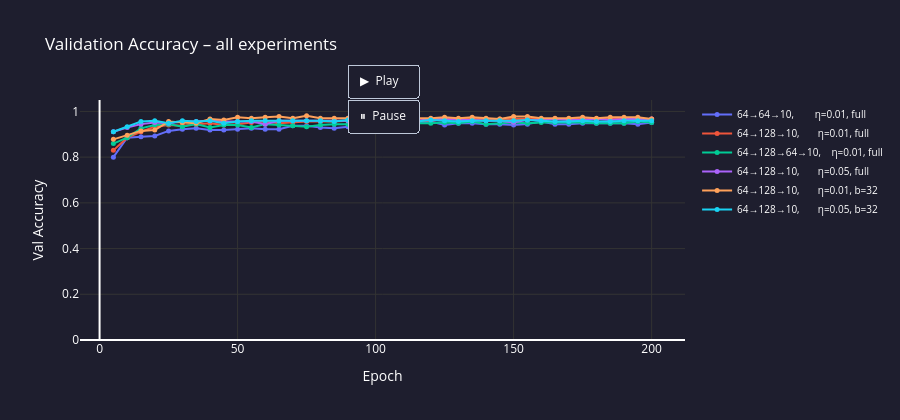

Here is the notebook cell this chart was saved with:
### Code cell
from Code.Visualization.network_visualization import show_architecture

fig_all = go.Figure()
colors  = ['#636EFA','#EF553B','#00CC96','#AB63FA','#FFA15A','#19D3F3']

for i, exp in enumerate(results):
    t  = exp['trainer']
    xs = [j * 5 for j in range(1, len(t.val_acc_history) + 1)]
    c  = colors[i % len(colors)]

    fig_all.add_trace(go.Scatter(
        x=xs, y=t.val_acc_history,
        mode='lines+markers',
        name=exp['name'],
        line=dict(color=c, width=2),
        marker=dict(size=5),
        hovertemplate='Epoch %{x}<br>Val Acc: %{y:.4f}<extra></extra>',
    ))

fig_all.update_layout(
    title='Validation Accuracy – all experiments',
    xaxis_title='Epoch',
    yaxis_title='Val Accuracy',
    yaxis=dict(range=[0, 1.05], gridcolor='#333'),
    xaxis=dict(gridcolor='#333'),
    plot_bgcolor='#1e1e2e',
    paper_bgcolor='#1e1e2e',
    font=dict(color='white'),
    height=420,
    legend=dict(font=dict(size=10)),
    updatemenus=[dict(
        type='buttons',
        showactive=False,
        y=1.15, x=0.5, xanchor='center',
        buttons=[
            dict(
                label='▶  Play',
                method='animate',
                args=[None, dict(frame=dict(duration=80, redraw=True), fromcurrent=True)],
            ),
            dict(
                label='⏸  Pause',
                method='animate',
                args=[[None], dict(frame=dict(duration=0), mode='immediate')],
            ),
        ],
    )],
)

# Build animation frames – each frame reveals one more epoch point
max_points = max(len(e['trainer'].val_acc_history) for e in results)
frames = []
for frame_idx in range(1, max_points + 1):
    frame_traces = []
    for i, exp in enumerate(results):
        t  = exp['trainer']
        xs = [j * 5 for j in range(1, len(t.val_acc_history) + 1)]
        visible_x = xs[:frame_idx]
        visible_y = t.val_acc_history[:frame_idx]
        frame_traces.append(go.Scatter(x=visible_x, y=visible_y))
    frames.append(go.Frame(data=frame_traces, name=str(frame_idx)))

fig_all.frames = frames
fig_all.show()

### Figure 1 — Plotly figure (JSON) as saved in the notebook; plotly's stock layout.template omitted (floating-point values rounded to 4 significant figures)
{"data": [{"hovertemplate": "Epoch %{x}<br>Val Acc: %{y:.4f}<extra></extra>", "line": {"color": "#636EFA", "width": 2}, "marker": {"size": 5}, "mode": "lines+markers", "name": "64→64→10,        η=0.01, full", "type": "scatter", "x": [5, 10, 15, 20, 25, 30, 35, 40, 45, 50, 55, 60, 65, 70, 75, 80, 85, 90, 95, 100, 105, 110, 115, 120, 125, 130, 135, 140, 145, 150, 155, 160, 165, 170, 175, 180, 185, 190, 195, 200], "y": [0.8, 0.8852, 0.8889, 0.8926, 0.9148, 0.9222, 0.9259, 0.9185, 0.9185, 0.9222, 0.9259, 0.9222, 0.9222, 0.937, 0.937, 0.9296, 0.9259, 0.9333, 0.9407, 0.9333, 0.9482, 0.9444, 0.9482, 0.9556, 0.9407, 0.9482, 0.9482, 0.9444, 0.9444, 0.9407, 0.9444, 0.9556, 0.9444, 0.9444, 0.9482, 0.9482, 0.9482, 0.9482, 0.9444, 0.9518]}, {"hovertemplate": "Epoch %{x}<br>Val Acc: %{y:.4f}<extra></extra>", "line": {"color": "#EF553B", "width": 2}, "marker": {"size": 5}, "mode": "lines+markers", "name": "64→128→10,       η=0.01, full", "type": "scatter", "x": [5, 10, 15, 20, 25, 30, 35, 40, 45, 50, 55, 60, 65, 70, 75, 80, 85, 90, 95, 100, 105, 110, 115, 120, 125, 130, 135, 140, 145, 150, 155, 160, 165, 170, 175, 180, 185, 190, 195, 200], "y": [0.8296, 0.8852, 0.9111, 0.9333, 0.9407, 0.937, 0.9444, 0.9482, 0.9407, 0.9444, 0.9518, 0.9556, 0.9482, 0.9518, 0.9556, 0.9556, 0.9556, 0.9593, 0.9593, 0.963, 0.963, 0.963, 0.9593, 0.9593, 0.9667, 0.9667, 0.9667, 0.9667, 0.9667, 0.9667, 0.9667, 0.9667, 0.9667, 0.9667, 0.9667, 0.9667, 0.9667, 0.9667, 0.963, 0.9667]}, {"hovertemplate": "Epoch %{x}<br>Val Acc: %{y:.4f}<extra></extra>", "line": {"color": "#00CC96", "width": 2}, "marker": {"size": 5}, "mode": "lines+markers", "name": "64→128→64→10,    η=0.01, full", "type": "scatter", "x": [5, 10, 15, 20, 25, 30, 35, 40, 45, 50, 55, 60, 65, 70, 75, 80, 85, 90, 95, 100, 105, 110, 115, 120, 125, 130, 135, 140, 145, 150, 155, 160, 165, 170, 175, 180, 185, 190, 195, 200], "y": [0.8593, 0.8852, 0.9259, 0.9407, 0.9444, 0.9333, 0.9444, 0.9296, 0.9407, 0.9407, 0.9296, 0.9444, 0.9407, 0.937, 0.9333, 0.9407, 0.9444, 0.9444, 0.9407, 0.9482, 0.9407, 0.9482, 0.9482, 0.9482, 0.9518, 0.9482, 0.9556, 0.9444, 0.9482, 0.9518, 0.9482, 0.9518, 0.9518, 0.9518, 0.9518, 0.9482, 0.9482, 0.9482, 0.9556, 0.9518]}, {"hovertemplate": "Epoch %{x}<br>Val Acc: %{y:.4f}<extra></extra>", "line": {"color": "#AB63FA", "width": 2}, "marker": {"size": 5}, "mode": "lines+markers", "name": "64→128→10,       η=0.05, full", "type": "scatter", "x": [5, 10, 15, 20, 25, 30, 35, 40, 45, 50, 55, 60, 65, 70, 75, 80, 85, 90, 95, 100, 105, 110, 115, 120, 125, 130, 135, 140, 145, 150, 155, 160, 165, 170, 175, 180, 185, 190, 195, 200], "y": [0.9111, 0.9296, 0.9444, 0.9518, 0.9482, 0.9556, 0.9556, 0.9593, 0.9556, 0.9556, 0.9556, 0.9444, 0.9593, 0.9593, 0.9593, 0.9593, 0.9593, 0.9593, 0.9593, 0.963, 0.9667, 0.963, 0.9593, 0.9667, 0.9667, 0.963, 0.963, 0.9593, 0.9593, 0.9518, 0.963, 0.963, 0.9667, 0.963, 0.963, 0.9667, 0.963, 0.9667, 0.9667, 0.9667]}, {"hovertemplate": "Epoch %{x}<br>Val Acc: %{y:.4f}<extra></extra>", "line": {"color": "#FFA15A", "width": 2}, "marker": {"size": 5}, "mode": "lines+markers", "name": "64→128→10,       η=0.01, b=32", "type": "scatter", "x": [5, 10, 15, 20, 25, 30, 35, 40, 45, 50, 55, 60, 65, 70, 75, 80, 85, 90, 95, 100, 105, 110, 115, 120, 125, 130, 135, 140, 145, 150, 155, 160, 165, 170, 175, 180, 185, 190, 195, 200], "y": [0.8778, 0.8963, 0.9148, 0.9185, 0.9556, 0.9518, 0.9482, 0.9667, 0.963, 0.9741, 0.9704, 0.9741, 0.9778, 0.9704, 0.9815, 0.9704, 0.9704, 0.9704, 0.9741, 0.9704, 0.9741, 0.9704, 0.9704, 0.9704, 0.9741, 0.9704, 0.9741, 0.9704, 0.9667, 0.9778, 0.9778, 0.9704, 0.9704, 0.9704, 0.9741, 0.9704, 0.9741, 0.9741, 0.9741, 0.9667]}, {"hovertemplate": "Epoch %{x}<br>Val Acc: %{y:.4f}<extra></extra>", "line": {"color": "#19D3F3", "width": 2}, "marker": {"size": 5}, "mode": "lines+markers", "name": "64→128→10,       η=0.05, b=32", "type": "scatter", "x": [5, 10, 15, 20, 25, 30, 35, 40, 45, 50, 55, 60, 65, 70, 75, 80, 85, 90, 95, 100, 105, 110, 115, 120, 125, 130, 135, 140, 145, 150, 155, 160, 165, 170, 175, 180, 185, 190, 195, 200], "y": [0.9111, 0.9333, 0.9556, 0.9593, 0.9482, 0.9593, 0.9556, 0.9593, 0.9482, 0.9556, 0.9593, 0.9593, 0.9593, 0.9593, 0.9593, 0.9593, 0.9556, 0.963, 0.9593, 0.9593, 0.963, 0.9593, 0.9556, 0.963, 0.9593, 0.9556, 0.9593, 0.9593, 0.9593, 0.9593, 0.963, 0.9593, 0.9556, 0.9556, 0.9593, 0.9556, 0.9556, 0.9593, 0.9593, 0.9593]}], "layout": {"font": {"color": "white"}, "height": 420, "legend": {"font": {"size": 10}}, "paper_bgcolor": "#1e1e2e", "plot_bgcolor": "#1e1e2e", "title": {"text": "Validation Accuracy – all experiments"}, "updatemenus": [{"buttons": [{"args": [null, {"frame": {"duration": 80, "redraw": true}, "fromcurrent": true}], "label": "▶  Play", "method": "animate"}, {"args": [[null], {"frame": {"duration": 0}, "mode": "immediate"}], "label": "⏸  Pause", "method": "animate"}], "showactive": false, "type": "buttons", "x": 0.5, "xanchor": "center", "y": 1.15}], "xaxis": {"gridcolor": "#333", "title": {"text": "Epoch"}}, "yaxis": {"gridcolor": "#333", "range": [0, 1.05], "title": {"text": "Val Accuracy"}}}}
